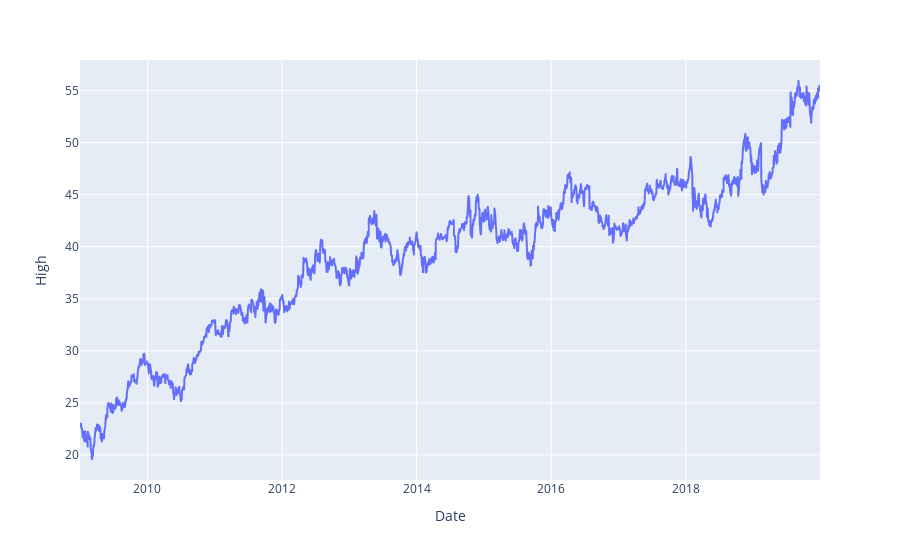

The code cell stored with this chart in its notebook:
### Code cell
px.line(df, y='High')

### Figure 1 — Plotly figure (JSON) as saved in the notebook; plotly's stock layout.template omitted (floating-point values rounded to 4 significant figures; data arrays with more than 128 entries replaced by an {"elided": "..."} marker saying what was removed)
{"data": [{"hovertemplate": "Date=%{x}<br>High=%{y}<extra></extra>", "legendgroup": "", "line": {"color": "#636efa", "dash": "solid"}, "mode": "lines", "name": "", "showlegend": false, "type": "scattergl", "x": {"elided": "2768 str values"}, "xaxis": "x", "y": {"elided": "2768 float values"}, "yaxis": "y"}], "layout": {"legend": {"tracegroupgap": 0}, "margin": {"t": 60}, "xaxis": {"anchor": "y", "domain": [0, 1], "title": {"text": "Date"}}, "yaxis": {"anchor": "x", "domain": [0, 1], "title": {"text": "High"}}}}
